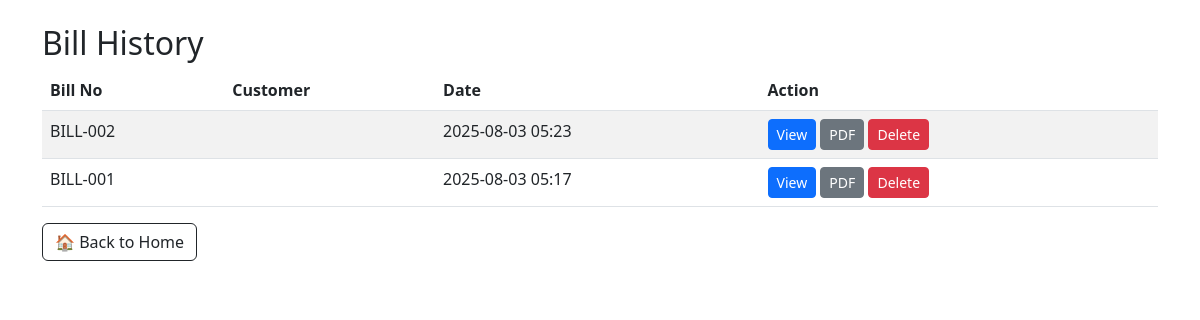
Before: /history/ with the older database file.
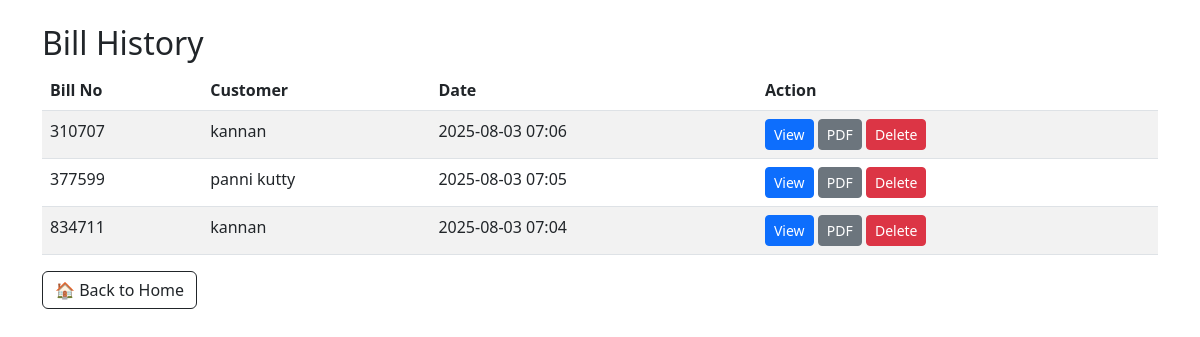
After: the same page with the newer database file.
### myapp/models.py (models this page shows, shortened)
class Bill(models.Model):
    bill_number = models.CharField(max_length=6, unique=True, blank=True)
    customer_name = models.CharField(max_length=100)
    created_at = models.DateTimeField(auto_now_add=True)

### myapp/views.py (the view)
# urls.py: path('history/', views.bill_history, name='history'),
def bill_history(request):
    bills = Bill.objects.order_by('-created_at')
    return render(request, 'history.html', {'bills': bills})

### myapp/templates/history.html (shortened to what this page needs)
<!DOCTYPE html>
<html>
<head>
    <link rel="stylesheet" href="https://cdn.jsdelivr.net/npm/bootstrap@5.3.0/dist/css/bootstrap.min.css">
</head>
<body class="p-4">
    <div class="container">
        <h2>Bill History</h2>
        <table class="table table-striped">
            <thead>
                <tr><th>Bill No</th><th>Customer</th><th>Date</th><th>Action</th></tr>
            </thead>
            <tbody>
                {% for bill in bills %}
                <tr>
                    <td>{{ bill.bill_number }}</td>
                    <td>{{ bill.customer_name }}</td>
                    <td>{{ bill.created_at|date:"Y-m-d H:i" }}</td>
                    <td>
                        <a href="{% url 'bill_view' bill.id %}" class="btn btn-sm btn-primary">View</a>
                        <a href="{% url 'bill_pdf' bill.id %}" class="btn btn-sm btn-secondary">PDF</a>
                        <a href="{% url 'delete_bill' bill.id %}"
   class="btn btn-sm btn-danger"
   onclick="return confirm('Are you sure you want to permanently delete this bill and all its items?');">
   Delete
</a>
                    </td>
                </tr>
                {% endfor %}
            </tbody>
        </table>
        <a href="{% url 'index' %}" class="btn btn-outline-dark">🏠 Back to Home</a>
    </div>
</body>
</html>

Changed rows visible on the page:
removed Bill: bill_number "BILL-002", created_at "2025-08-03 05:23"
removed Bill: bill_number "BILL-001", created_at "2025-08-03 05:17"
added Bill: bill_number "310707", customer_name "kannan", created_at "2025-08-03 07:06"
added Bill: bill_number "377599", customer_name "panni kutty", created_at "2025-08-03 07:05"
added Bill: bill_number "834711", customer_name "kannan", created_at "2025-08-03 07:04"
